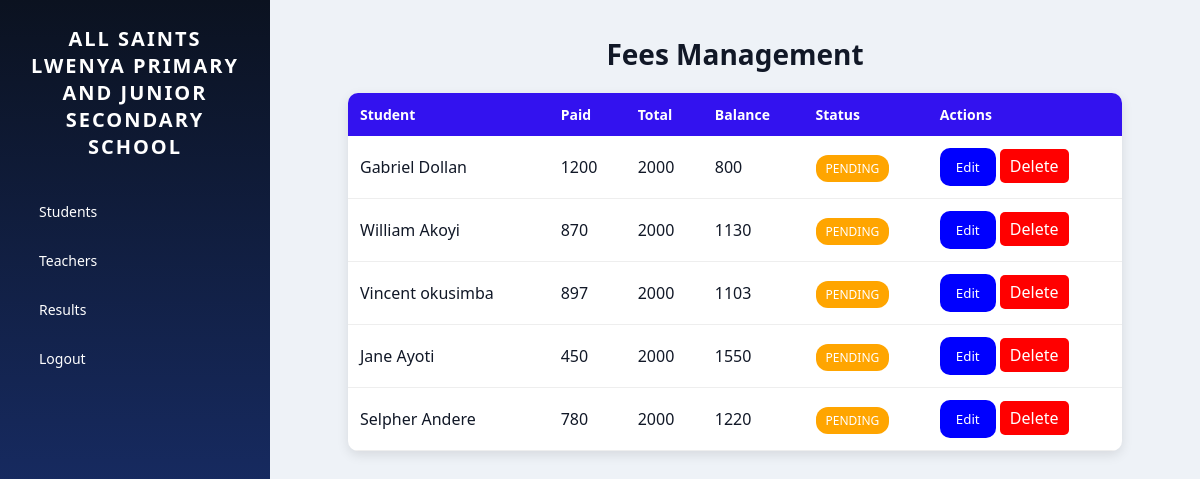
Page /fees/ on the earlier database version.
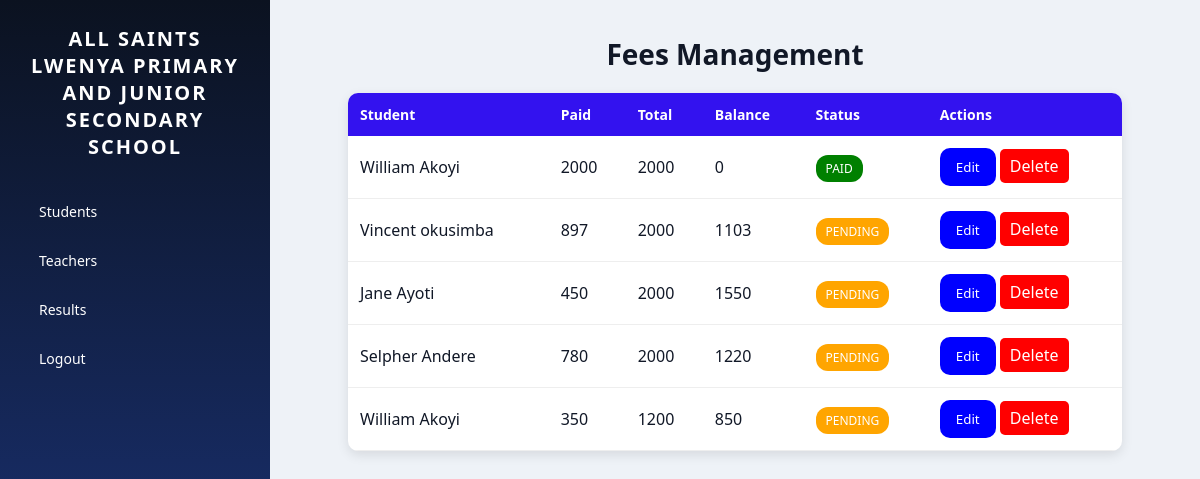
Same page on the later database version.
### skullapp/models.py (models this page shows, shortened)
class Fee(models.Model):
    student = models.ForeignKey('Student', on_delete=models.CASCADE)
    amount_paid = models.IntegerField(default=0)
    total_fee = models.IntegerField(default=0)
    @property
    def balance(self):
        return self.total_fee - self.amount_paid

class Student(models.Model):
    first_name = models.CharField(max_length=100)
    last_name = models.CharField(max_length=100)
    admission_number = models.CharField(max_length=20, unique=True)
    student_class = models.CharField(max_length=20)

### skullapp/views.py (the view)
# urls.py: path('fees/', views.fees, name='fees'),
def fees(request):
    fees = Fee.objects.all()
    return render(request, 'fees.html', {'fees': fees})

### skullapp/templates/fees.html (shortened to what this page needs)
{% extends 'base.html' %}
{% load static %}
{% block content %}
<h1 style="text-align:center; margin-bottom:20px;">Fees Management</h1>
<table class="fees-table">
    <tr>
        <th>Student</th>
        <th>Paid</th>
        <th>Total</th>
        <th>Balance</th>
        <th>Status</th>
        <th>Actions</th>
    </tr>
    {% for fee in fees %}
    <tr>
        <td>{{ fee.student.first_name }} {{ fee.student.last_name }}</td>
        <td>{{ fee.amount_paid }}</td>
        <td>{{ fee.total_fee }}</td>
        <td>{{ fee.balance }}</td>
        <td>
            {% if fee.balance <= 0 %}
                <span class="badge paid">PAID</span>
            {% else %}
                <span class="badge pending">PENDING</span>
            {% endif %}
        </td>
        <td>
    <a href="{% url 'edit_fee' fee.id %}">
        <button style="background:blue; color:white;">
            Edit
        </button>
    </a>
    <a href="{% url 'delete_fee' fee.id %}"
   onclick="openDeleteModal({{ fee.pk }}); return false;"
   style="background:red; color:white; padding:6px 10px; border-radius:5px; text-decoration:none;">
   Delete
</a>
</td>
    </tr>
    {% empty %}
    <tr>
        <td colspan="6" style="text-align:center;">No fee records found</td>
    </tr>
    {% endfor %}
</table>
{% endblock %}

Differences in the rows shown:
removed Fee: student.first_name "Gabriel", student.last_name "Dollan", amount_paid "1200", total_fee "2000", balance "800", shows "PENDING"
changed Fee (number 1 of 5 on the later page): amount_paid "870" → "2000"; balance "1130" → "0"; amount_paid "PENDING" → "PAID"
added Fee: student.first_name "William", student.last_name "Akoyi", amount_paid "350", total_fee "1200", balance "850", shows "PENDING"
